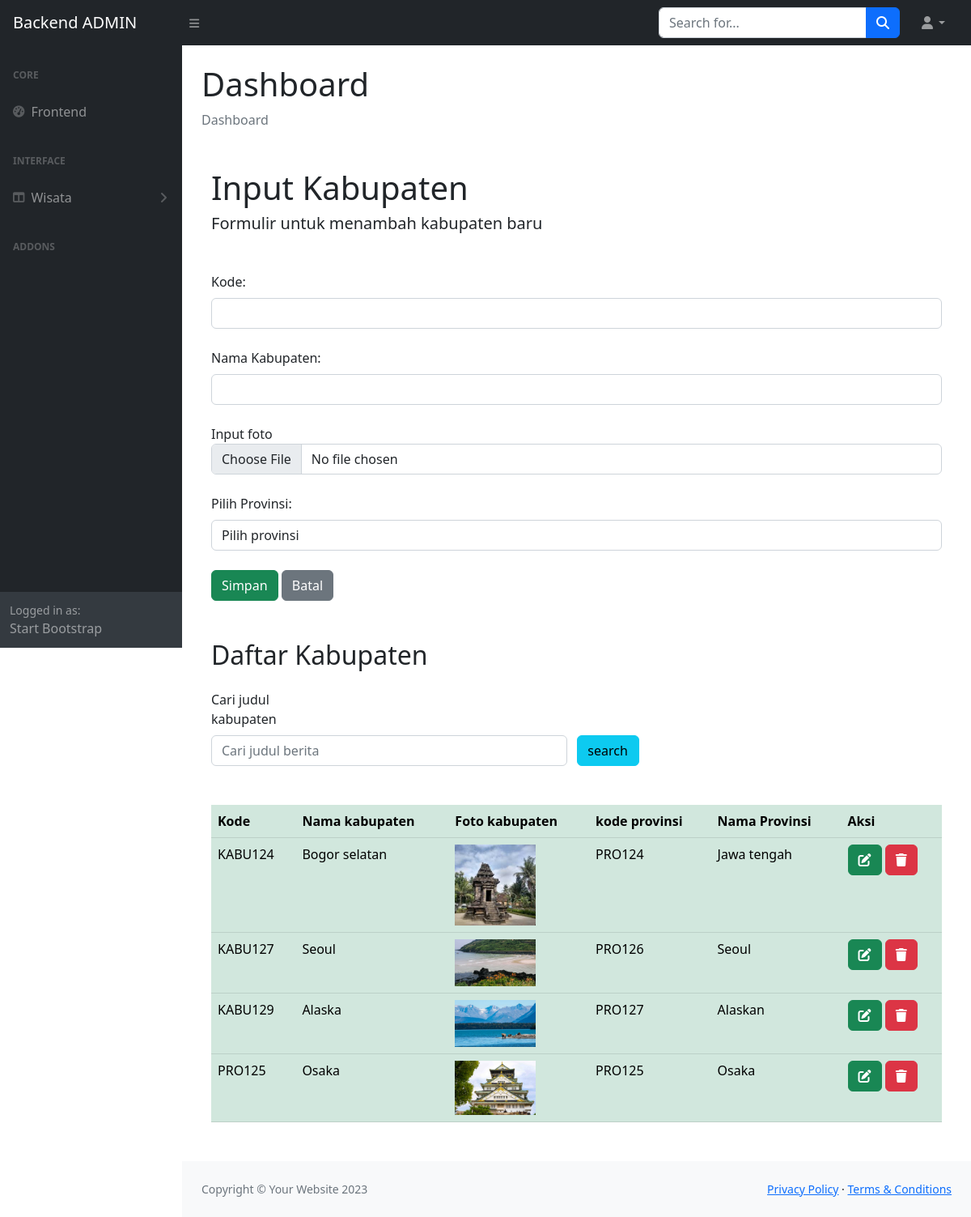
/admin/indexkabupaten.php (signed in), run on the app's committed database.
### tables this page shows
CREATE TABLE `kabupaten` (
  `kode_kabupaten` char(10) NOT NULL,
  `nama_kabupaten` varchar(200) DEFAULT NULL,
  `gambarkabupaten` text NOT NULL,
  `kode_provinsi` char(10) DEFAULT NULL
);

CREATE TABLE `provinsi` (
  `kode_provinsi` char(10) NOT NULL,
  `nama_provinsi` varchar(200) DEFAULT NULL,
  `gambarprovinsi` text NOT NULL
);

### admin/indexkabupaten.php (the view, shortened to what this page needs)
<?php
include 'config.php';
if(isset($_POST["kirim"])){
    $search = $_POST["search"];
    $query = mysqli_query($conn, "SELECT * FROM kabupaten, provinsi where kabupaten.kode_provinsi = provinsi.kode_provinsi  and nama_kabupaten like '%" .$search."%'");
    }else{
    $query = mysqli_query($conn, "SELECT * FROM kabupaten, provinsi where kabupaten.kode_provinsi = provinsi.kode_provinsi");
}
?>
<!DOCTYPE html>
<html>
<head>
    <link href="https://cdn.jsdelivr.net/npm/bootstrap@5.0.2/dist/css/bootstrap.min.css" rel="stylesheet">
    <link href="../sbadmin/css/styles.css" rel="stylesheet" />
</head>
<body class="sb-nav-fixed">
       <?php include ("../sbadmin/menunav.php")?>
        <div id="layoutSidenav">
            <?php include ("../sbadmin/menu.php")?>
            <div id="layoutSidenav_content">
                <main>
                    <div class="container-fluid px-4">
                        <h1 class="mt-4">Dashboard</h1>
                        <ol class="breadcrumb mb-4">
                            <li class="breadcrumb-item active">Dashboard</li>
                        </ol>
    <div class="container mt-5">
        <h2 class="fs-1">Input Kabupaten</h2>
        <h5 class="mb-5">Formulir untuk menambah kabupaten baru</h5>
        <form method="POST" enctype="multipart/form-data">
            <label class="form-label">Kode:</label>
            <input class="form-control" type="text" name="kode" required><br>
            <label class="form-label">Nama Kabupaten:</label>
            <input class="form-control" type="text" name="nama" required><br>
            <label for="form-file">Input foto </label>
            <input type="file" class="form-control" id="file" name="gambarkabupaten">
            <label class="form-label mt-4">Pilih Provinsi:</label>
            <select class="form-control" name="kode_provinsi" required>
            <option value="">Pilih provinsi</option>
            </select><br>
            <input class="btn btn-success button" type="submit" name="submit" value="Simpan">
            <input class="btn btn-secondary button" type="reset" value="Batal">
        </form>
    </div>
    <div class="container mt-5 mb-5">
        <h2 class="mb-4">Daftar Kabupaten</h2>
        <form method="POST">
        <label for="search" class="col-sm-2 mb-2">Cari judul kabupaten</label>
        <div class="form-group row">
            <div class="col-sm-6">
            <input type="text" name="search" class="form-control" id="search" value="<?php if(isset($_POST["search"]))
           {echo $_POST["search"];}?>" placeholder="Cari judul berita">
           </div>
            <input type="submit" name="kirim" value="search" class="btn btn-info col-sm-1">
	    </div>
        </form>
        <table class="table table-success mt-5">
            <tr>
                <th scope="col">Kode</th>
                <th scope="col">Nama kabupaten</th>
                <th scope="col">Foto kabupaten</th>
                <th scope="col">kode provinsi</th>
                <th scope="col">Nama Provinsi</th>
                <th scope="col">Aksi</th>
            </tr>
            <?php
            while ($row = mysqli_fetch_assoc($query)) {
            ?>
            <tr>
                <td><?= $row['kode_kabupaten']; ?></td>
                <td><?= $row['nama_kabupaten']; ?></td>
                <td><img src="images/<?= $row['gambarkabupaten']; ?>" width="100"></td>
                <td><?= $row['kode_provinsi']; ?></td>
                <td><?= $row['nama_provinsi']; ?></td>
                <td>
                    <a class="btn btn-success button" href="editkabupaten.php?kode=<?= $row['kode_kabupaten']; ?>"><i class="fa-solid fa-pen-to-square"></i></a>
                    <a class="btn btn-danger button" href="hapuskabupaten.php?kode=<?= $row['kode_kabupaten']; ?>" onclick="return confirm('Apakah anda yakin?')"><i class="fa-solid fa-trash"></i></a>
                </td>
            </tr>
            <?php } ?>
        </table>
    </div>
    </main>
                <?php include ("../sbadmin/footer.php") ?>
            </div>
        </div>
    </body>
</html>

### sbadmin/menunav.php (shortened to what this page needs)
<nav class="sb-topnav navbar navbar-expand navbar-dark bg-dark">
            <a class="navbar-brand ps-3" href="index.php">Backend ADMIN</a>
            <button class="btn btn-link btn-sm order-1 order-lg-0 me-4 me-lg-0" id="sidebarToggle" href="#!"><i class="fas fa-bars"></i></button>
            <form class="d-none d-md-inline-block form-inline ms-auto me-0 me-md-3 my-2 my-md-0">
                <div class="input-group">
                    <input class="form-control" type="text" placeholder="Search for..." aria-label="Search for..." aria-describedby="btnNavbarSearch" />
                    <button class="btn btn-primary" id="btnNavbarSearch" type="button"><i class="fas fa-search"></i></button>
                </div>
            </form>
            <ul class="navbar-nav ms-auto ms-md-0 me-3 me-lg-4">
                <li class="nav-item dropdown">
                    <a class="nav-link dropdown-toggle" id="navbarDropdown" href="#" role="button" data-bs-toggle="dropdown" aria-expanded="false"><i class="fas fa-user fa-fw"></i></a>
                </li>
            </ul>
        </nav>

### sbadmin/menu.php (shortened to what this page needs)
<div id="layoutSidenav_nav">
                <nav class="sb-sidenav accordion sb-sidenav-dark" id="sidenavAccordion">
                    <div class="sb-sidenav-menu">
                        <div class="nav">
                            <div class="sb-sidenav-menu-heading">Core</div>
                            <a class="nav-link" href="../index.php">
                                <div class="sb-nav-link-icon"><i class="fas fa-tachometer-alt"></i></div>
                                Frontend
                            </a>
                            <div class="sb-sidenav-menu-heading">Interface</div>
                            <a class="nav-link collapsed" href="#" data-bs-toggle="collapse" data-bs-target="#collapseLayouts" aria-expanded="false" aria-controls="collapseLayouts">
                                <div class="sb-nav-link-icon"><i class="fas fa-columns"></i></div>
                                Wisata
                                <div class="sb-sidenav-collapse-arrow"><i class="fas fa-angle-down"></i></div>
                            </a>
                            <div class="sb-sidenav-menu-heading">Addons</div>
                        </div>
                    </div>
                    <div class="sb-sidenav-footer">
                        <div class="small">Logged in as:</div>
                        Start Bootstrap
                    </div>
                </nav>
            </div>

### sbadmin/footer.php
<footer class="py-4 bg-light mt-auto">
                    <div class="container-fluid px-4">
                        <div class="d-flex align-items-center justify-content-between small">
                            <div class="text-muted">Copyright &copy; Your Website 2023</div>
                            <div>
                                <a href="#">Privacy Policy</a>
                                &middot;
                                <a href="#">Terms &amp; Conditions</a>
                            </div>
                        </div>
                    </div>
                </footer>

### data on the page
kabupaten: kode_kabupaten "KABU124", nama_kabupaten "Bogor selatan", gambarkabupaten (picture), kode_provinsi.kode_provinsi "PRO124", kode_provinsi.nama_provinsi "Jawa tengah"
kabupaten: kode_kabupaten "KABU127", nama_kabupaten "Seoul", gambarkabupaten (picture), kode_provinsi.kode_provinsi "PRO126", kode_provinsi.nama_provinsi "Seoul"
kabupaten: kode_kabupaten "KABU129", nama_kabupaten "Alaska", gambarkabupaten (picture), kode_provinsi.kode_provinsi "PRO127", kode_provinsi.nama_provinsi "Alaskan"
kabupaten: kode_kabupaten "PRO125", nama_kabupaten "Osaka", gambarkabupaten (picture), kode_provinsi.kode_provinsi "PRO125", kode_provinsi.nama_provinsi "Osaka"
